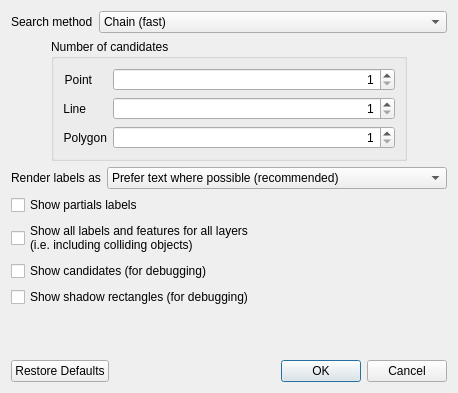
<?xml version="1.0" encoding="UTF-8"?>
<ui version="4.0">
 <class>QgsEngineConfigDialog</class>
 <widget class="QDialog" name="QgsEngineConfigDialog">
  <property name="geometry">
   <rect>
    <x>0</x>
    <y>0</y>
    <width>458</width>
    <height>393</height>
   </rect>
  </property>
  <property name="minimumSize">
   <size>
    <width>336</width>
    <height>0</height>
   </size>
  </property>
  <property name="windowTitle">
   <string>Automated Placement Engine</string>
  </property>
  <layout class="QVBoxLayout" name="verticalLayout">
   <item>
    <layout class="QHBoxLayout" name="horizontalLayout">
     <item>
      <widget class="QLabel" name="label">
       <property name="sizePolicy">
        <sizepolicy hsizetype="Maximum" vsizetype="Preferred">
         <horstretch>0</horstretch>
         <verstretch>0</verstretch>
        </sizepolicy>
       </property>
       <property name="text">
        <string>Search method</string>
       </property>
      </widget>
     </item>
     <item>
      <widget class="QComboBox" name="cboSearchMethod">
       <item>
        <property name="text">
         <string>Chain (fast)</string>
        </property>
       </item>
       <item>
        <property name="text">
         <string>Popmusic Tabu</string>
        </property>
       </item>
       <item>
        <property name="text">
         <string>Popmusic Chain</string>
        </property>
       </item>
       <item>
        <property name="text">
         <string>Popmusic Tabu Chain</string>
        </property>
       </item>
       <item>
        <property name="text">
         <string>FALP (fastest)</string>
        </property>
       </item>
      </widget>
     </item>
    </layout>
   </item>
   <item>
    <layout class="QHBoxLayout" name="horizontalLayout_2">
     <item>
      <spacer name="horizontalSpacer">
       <property name="orientation">
        <enum>Qt::Horizontal</enum>
       </property>
       <property name="sizeType">
        <enum>QSizePolicy::Preferred</enum>
       </property>
       <property name="sizeHint" stdset="0">
        <size>
         <width>40</width>
         <height>20</height>
        </size>
       </property>
      </spacer>
     </item>
     <item>
      <widget class="QGroupBox" name="groupBox">
       <property name="sizePolicy">
        <sizepolicy hsizetype="Preferred" vsizetype="Preferred">
         <horstretch>0</horstretch>
         <verstretch>0</verstretch>
        </sizepolicy>
       </property>
       <property name="maximumSize">
        <size>
         <width>16777215</width>
         <height>16777215</height>
        </size>
       </property>
       <property name="title">
        <string>Number of candidates</string>
       </property>
       <layout class="QGridLayout" name="gridLayout">
        <item row="0" column="0">
         <widget class="QLabel" name="label_2">
          <property name="sizePolicy">
           <sizepolicy hsizetype="Maximum" vsizetype="Preferred">
            <horstretch>0</horstretch>
            <verstretch>0</verstretch>
           </sizepolicy>
          </property>
          <property name="text">
           <string>Point</string>
          </property>
          <property name="alignment">
           <set>Qt::AlignRight|Qt::AlignTrailing|Qt::AlignVCenter</set>
          </property>
         </widget>
        </item>
        <item row="0" column="1">
         <widget class="QSpinBox" name="spinCandPoint">
          <property name="alignment">
           <set>Qt::AlignRight|Qt::AlignTrailing|Qt::AlignVCenter</set>
          </property>
          <property name="minimum">
           <number>1</number>
          </property>
          <property name="maximum">
           <number>999</number>
          </property>
         </widget>
        </item>
        <item row="1" column="0">
         <widget class="QLabel" name="label_3">
          <property name="sizePolicy">
           <sizepolicy hsizetype="Maximum" vsizetype="Preferred">
            <horstretch>0</horstretch>
            <verstretch>0</verstretch>
           </sizepolicy>
          </property>
          <property name="text">
           <string>Line</string>
          </property>
          <property name="alignment">
           <set>Qt::AlignRight|Qt::AlignTrailing|Qt::AlignVCenter</set>
          </property>
         </widget>
        </item>
        <item row="1" column="1">
         <widget class="QSpinBox" name="spinCandLine">
          <property name="alignment">
           <set>Qt::AlignRight|Qt::AlignTrailing|Qt::AlignVCenter</set>
          </property>
          <property name="minimum">
           <number>1</number>
          </property>
          <property name="maximum">
           <number>999</number>
          </property>
         </widget>
        </item>
        <item row="2" column="0">
         <widget class="QLabel" name="label_4">
          <property name="sizePolicy">
           <sizepolicy hsizetype="Maximum" vsizetype="Preferred">
            <horstretch>0</horstretch>
            <verstretch>0</verstretch>
           </sizepolicy>
          </property>
          <property name="text">
           <string>Polygon</string>
          </property>
          <property name="alignment">
           <set>Qt::AlignRight|Qt::AlignTrailing|Qt::AlignVCenter</set>
          </property>
         </widget>
        </item>
        <item row="2" column="1">
         <widget class="QSpinBox" name="spinCandPolygon">
          <property name="alignment">
           <set>Qt::AlignRight|Qt::AlignTrailing|Qt::AlignVCenter</set>
          </property>
          <property name="minimum">
           <number>1</number>
          </property>
          <property name="maximum">
           <number>999</number>
          </property>
         </widget>
        </item>
       </layout>
      </widget>
     </item>
     <item>
      <spacer name="horizontalSpacer_2">
       <property name="orientation">
        <enum>Qt::Horizontal</enum>
       </property>
       <property name="sizeType">
        <enum>QSizePolicy::Preferred</enum>
       </property>
       <property name="sizeHint" stdset="0">
        <size>
         <width>40</width>
         <height>20</height>
        </size>
       </property>
      </spacer>
     </item>
    </layout>
   </item>
   <item>
    <layout class="QGridLayout" name="gridLayout_2" columnstretch="0,1">
     <property name="verticalSpacing">
      <number>6</number>
     </property>
     <item row="1" column="0" colspan="2">
      <widget class="QCheckBox" name="chkShowPartialsLabels">
       <property name="text">
        <string>Show partials labels</string>
       </property>
      </widget>
     </item>
     <item row="0" column="0">
      <widget class="QLabel" name="label_5">
       <property name="text">
        <string>Render labels as</string>
       </property>
      </widget>
     </item>
     <item row="3" column="0" colspan="2">
      <widget class="QCheckBox" name="chkShowCandidates">
       <property name="text">
        <string>Show candidates (for debugging)</string>
       </property>
      </widget>
     </item>
     <item row="2" column="0" colspan="2">
      <widget class="QCheckBox" name="chkShowAllLabels">
       <property name="sizePolicy">
        <sizepolicy hsizetype="Maximum" vsizetype="Fixed">
         <horstretch>0</horstretch>
         <verstretch>0</verstretch>
        </sizepolicy>
       </property>
       <property name="text">
        <string>Show all labels and features for all layers
(i.e. including colliding objects)</string>
       </property>
      </widget>
     </item>
     <item row="4" column="0" colspan="2">
      <widget class="QCheckBox" name="mShadowDebugRectChkBox">
       <property name="text">
        <string>Show shadow rectangles (for debugging)</string>
       </property>
      </widget>
     </item>
     <item row="0" column="1">
      <widget class="QComboBox" name="mDrawMethodCombo">
       <item>
        <property name="text">
         <string>Prefer text where possible (recommended)</string>
        </property>
       </item>
       <item>
        <property name="text">
         <string>Always text</string>
        </property>
       </item>
       <item>
        <property name="text">
         <string>Always outlines</string>
        </property>
       </item>
      </widget>
     </item>
    </layout>
   </item>
   <item>
    <spacer name="verticalSpacer_2">
     <property name="orientation">
      <enum>Qt::Vertical</enum>
     </property>
     <property name="sizeHint" stdset="0">
      <size>
       <width>20</width>
       <height>0</height>
      </size>
     </property>
    </spacer>
   </item>
   <item>
    <widget class="QDialogButtonBox" name="buttonBox">
     <property name="orientation">
      <enum>Qt::Horizontal</enum>
     </property>
     <property name="standardButtons">
      <set>QDialogButtonBox::Cancel|QDialogButtonBox::Ok|QDialogButtonBox::RestoreDefaults</set>
     </property>
    </widget>
   </item>
  </layout>
 </widget>
 <tabstops>
  <tabstop>cboSearchMethod</tabstop>
  <tabstop>spinCandPoint</tabstop>
  <tabstop>spinCandLine</tabstop>
  <tabstop>spinCandPolygon</tabstop>
  <tabstop>mDrawMethodCombo</tabstop>
  <tabstop>chkShowPartialsLabels</tabstop>
  <tabstop>chkShowAllLabels</tabstop>
  <tabstop>chkShowCandidates</tabstop>
  <tabstop>mShadowDebugRectChkBox</tabstop>
 </tabstops>
 <resources/>
 <connections>
  <connection>
   <sender>buttonBox</sender>
   <signal>rejected()</signal>
   <receiver>QgsEngineConfigDialog</receiver>
   <slot>reject()</slot>
   <hints>
    <hint type="sourcelabel">
     <x>316</x>
     <y>260</y>
    </hint>
    <hint type="destinationlabel">
     <x>286</x>
     <y>274</y>
    </hint>
   </hints>
  </connection>
 </connections>
</ui>
